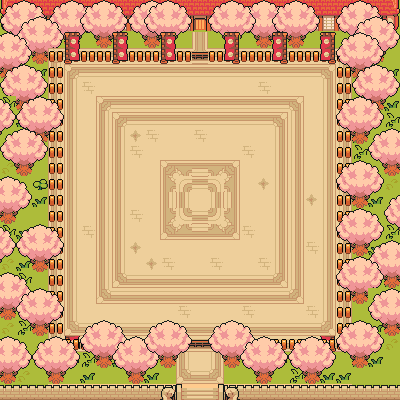

This is a level from a 2D game, rendered from its Tiled map with the project's own tilesets. A one-line summary and the map file follow, with tile-layer data summarised:
An orthogonal 25x25 tile map with 16x16 px tiles, 11 tile layers (Base, Layer1, Tile Layer 3, Tile Layer 4, ...), 7 tilesets and 13 objects (TOWN, GIANTSPIRIT).

<map version="1.10" tiledversion="1.10.2" orientation="orthogonal" renderorder="right-down" width="25" height="25" tilewidth="16" tileheight="16" infinite="0" nextlayerid="19" nextobjectid="47">
 <tileset firstgid="1" source="Floor.tsx" />
 <tileset firstgid="573" name="House" tilewidth="16" tileheight="16" tilecount="759" columns="33">
  <image source="../Backgrounds/Tilesets/TilesetHouse.png" width="528" height="368" />
 </tileset>
 <tileset firstgid="1332" name="InteriorFloor" tilewidth="16" tileheight="16" tilecount="374" columns="22">
  <image source="../Backgrounds/Tilesets/Interior/TilesetInteriorFloor.png" width="352" height="272" />
 </tileset>
 <tileset firstgid="1706" name="Pipes" tilewidth="16" tileheight="16" tilecount="45" columns="15">
  <image source="../Backgrounds/Tilesets/Pipes.png" width="240" height="48" />
 </tileset>
 <tileset firstgid="1751" name="Nature" tilewidth="16" tileheight="16" tilecount="504" columns="24">
  <image source="../Backgrounds/Tilesets/TilesetNature.png" width="384" height="336" />
 </tileset>
 <tileset firstgid="2255" source="tileset.tsx" />
 <tileset firstgid="3375" name="FloorDetail" tilewidth="16" tileheight="16" tilecount="80" columns="16">
  <image source="../Backgrounds/Tilesets/TilesetFloorDetail.png" width="256" height="80" />
 </tileset>
 <layer id="1" name="Base" width="25" height="25">
  <data>[625 cells, 625 non-empty, 31 distinct tile ids]</data>
 </layer>
 <objectgroup id="15" name="playerStartPosition">
  <object id="2" name="TOWN" x="200" y="303.877">
   <point />
  </object>
 </objectgroup>
 <objectgroup id="16" name="boss">
  <object id="3" name="GIANTSPIRIT" x="199.5" y="142">
   <point />
  </object>
 </objectgroup>
 <layer id="3" name="Layer1" width="25" height="25">
  <data>[625 cells, 128 non-empty, 16 distinct tile ids]</data>
 </layer>
 <layer id="4" name="Tile Layer 3" width="25" height="25">
  <data>[625 cells, 63 non-empty, 13 distinct tile ids]</data>
 </layer>
 <layer id="6" name="Tile Layer 4" width="25" height="25">
  <data>[625 cells, 119 non-empty, 20 distinct tile ids]</data>
 </layer>
 <layer id="7" name="Tile Layer 5" width="25" height="25">
  <data>[625 cells, 34 non-empty, 13 distinct tile ids]</data>
 </layer>
 <layer id="9" name="Tile Layer 6" width="25" height="25">
  <data>[625 cells, 70 non-empty, 12 distinct tile ids]</data>
 </layer>
 <layer id="10" name="Tile Layer 7" width="25" height="25">
  <data>[625 cells, 48 non-empty, 12 distinct tile ids]</data>
 </layer>
 <layer id="11" name="Tile Layer 8" width="25" height="25">
  <data>[625 cells, 54 non-empty, 9 distinct tile ids]</data>
 </layer>
 <layer id="12" name="Tile Layer 9" width="25" height="25">
  <data>[625 cells, 21 non-empty, 9 distinct tile ids]</data>
 </layer>
 <objectgroup id="2" name="view" />
 <layer id="13" name="Tile Layer 10" width="25" height="25">
  <data>[625 cells, 23 non-empty, 9 distinct tile ids]</data>
 </layer>
 <objectgroup id="18" name="hide">
  <object id="23" gid="1256" x="320" y="336" width="16" height="16" />
  <object id="37" gid="1289" x="320" y="256" width="16" height="16" />
  <object id="38" gid="1256" x="320" y="240" width="16" height="16" />
  <object id="39" gid="1289" x="320" y="160" width="16" height="16" />
  <object id="40" gid="1256" x="320" y="144" width="16" height="16" />
  <object id="42" gid="2147484937" x="64" y="256" width="16" height="16" />
  <object id="43" gid="2147484937" x="64" y="160" width="16" height="16" />
  <object id="44" gid="2147484904" x="64" y="336" width="16" height="16" />
  <object id="45" gid="2147484904" x="64" y="240" width="16" height="16" />
  <object id="46" gid="2147484904" x="64" y="144" width="16" height="16" />
 </objectgroup>
 <layer id="14" name="Tile Layer 11" width="25" height="25">
  <data>[625 cells, 37 non-empty, 11 distinct tile ids]</data>
 </layer>
 <objectgroup id="17" name="collision" visible="0">
  <object id="6" x="64" y="64">
   <polygon points="0,0 0,272 272,272 272,0 16,0 16,-64 336,-64 304,288 -48,304 -48,-32 16,-64 16,0" />
  </object>
 </objectgroup>
</map>
